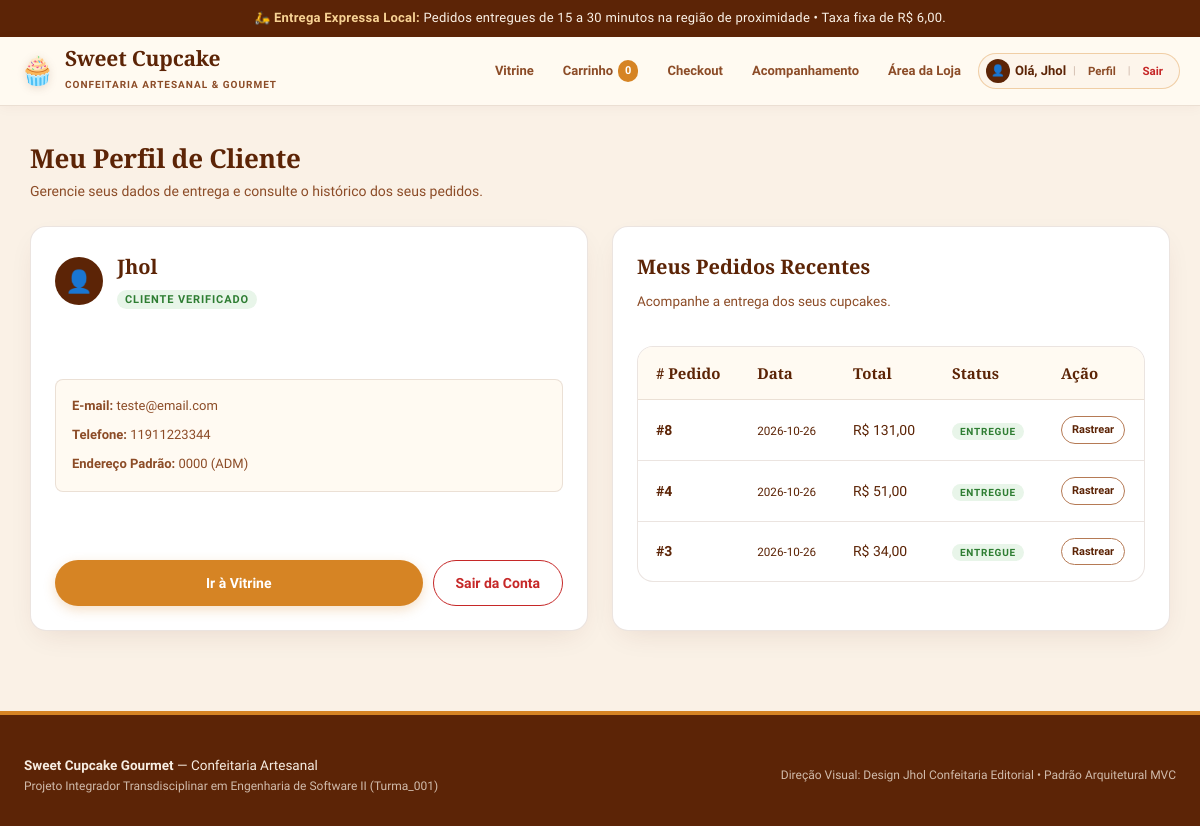
Page /conta (signed in) on the earlier database version.
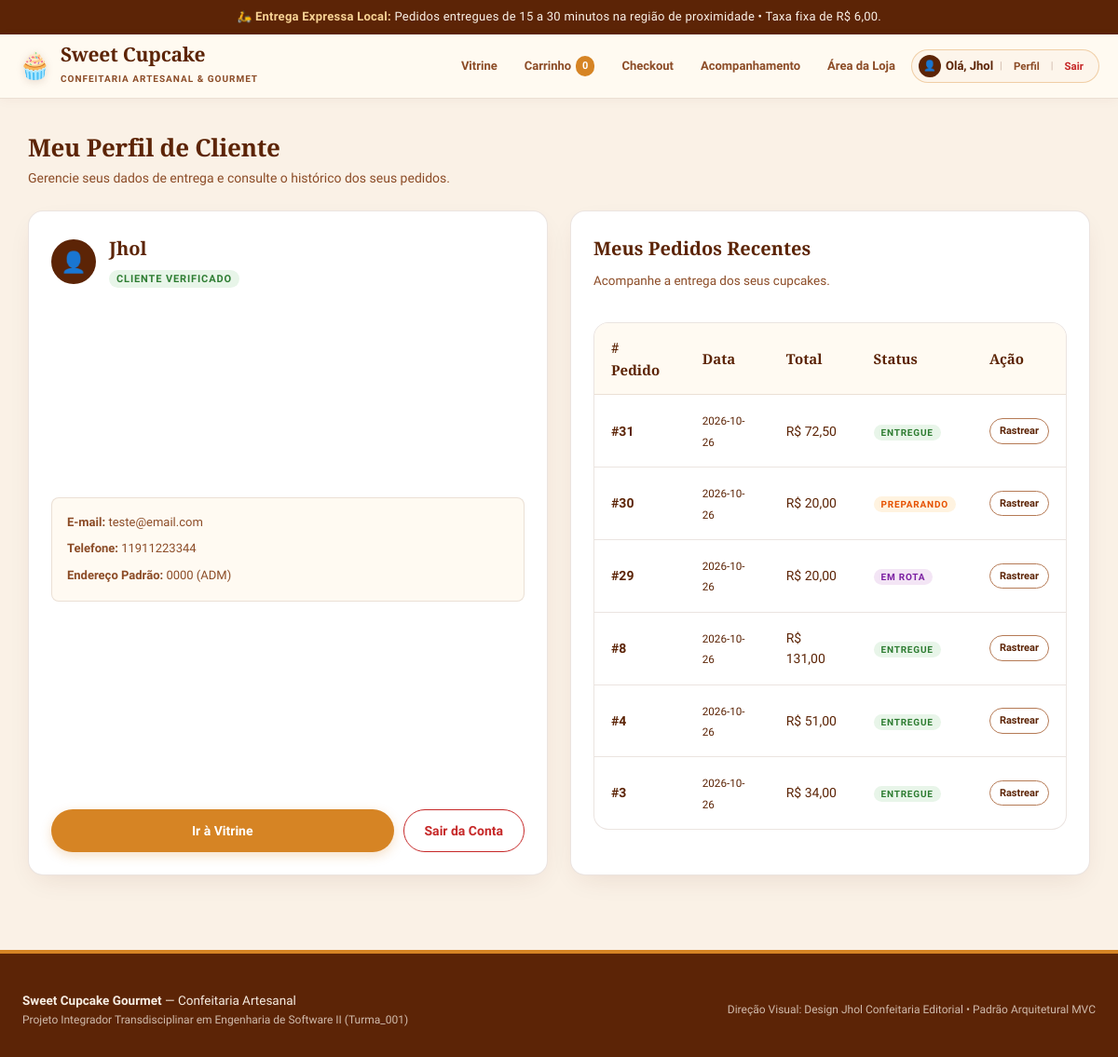
Same page on the later database version.
### tables this page shows
CREATE TABLE pedidos (
    id INTEGER PRIMARY KEY AUTOINCREMENT,
    cliente_id INTEGER NOT NULL,
    data_pedido DATETIME DEFAULT CURRENT_TIMESTAMP,
    valor_produtos DECIMAL(10, 2) NOT NULL CHECK (valor_produtos >= 0),
    taxa_entrega DECIMAL(10, 2) NOT NULL DEFAULT 6.00 CHECK (taxa_entrega >= 0),
    valor_total DECIMAL(10, 2) NOT NULL CHECK (valor_total > 0),
    forma_pagamento VARCHAR(20) NOT NULL CHECK (forma_pagamento IN ('PIX', 'CARTAO_CREDITO')),
    status_pagamento VARCHAR(20) NOT NULL DEFAULT 'PENDENTE' CHECK (status_pagamento IN ('PENDENTE', 'CONFIRMADO', 'RECUSADO')),
    status_entrega VARCHAR(20) NOT NULL DEFAULT 'RECEBIDO' CHECK (status_entrega IN ('RECEBIDO', 'PREPARANDO', 'EM_ROTA', 'ENTREGUE')),
    endereco_entrega VARCHAR(255) NOT NULL,
    prazo_estimado VARCHAR(30) DEFAULT '15 a 30 minutos',
    observacoes TEXT,
    FOREIGN KEY (cliente_id) REFERENCES clientes(id) ON DELETE RESTRICT
);

### controllers/routes.py (the view)
@routes_bp.route('/conta')
def conta():
    cliente_id = session.get('cliente_id')
    cliente = None
    pedidos = []
    if cliente_id:
        cliente = database.buscar_cliente_por_id(cliente_id)
        pedidos = database.listar_pedidos_cliente(cliente_id)
    return render_template('conta.html', cliente=cliente, pedidos=pedidos)

### models/database.py (called while the page is built)
def get_db_connection() -> sqlite3.Connection:
    conn = sqlite3.connect(DB_FILE)
    conn.execute("PRAGMA foreign_keys = ON;")
    conn.row_factory = sqlite3.Row
    return conn

def buscar_cliente_por_id(cliente_id: int) -> Optional[Dict[str, Any]]:
    conn = get_db_connection()
    cursor = conn.cursor()
    cursor.execute("SELECT id, nome, email, telefone, endereco_padrao FROM clientes WHERE id = ?;", (cliente_id,))
    row = cursor.fetchone()
    conn.close()
    return dict(row) if row else None

def listar_pedidos_cliente(cliente_id: int) -> List[Dict[str, Any]]:
    conn = get_db_connection()
    cursor = conn.cursor()
    cursor.execute(
        """
        SELECT * FROM pedidos
        WHERE cliente_id = ?
        ORDER BY id DESC;
        """,
        (cliente_id,)
    )
    rows = cursor.fetchall()
    conn.close()
    return [dict(r) for r in rows]

### templates/conta.html (shortened to what this page needs)
{% extends "base.html" %}
{% block content %}
{% if cliente %}
  <div class="section-title">
    <h2>Meu Perfil de Cliente</h2>
    <p>Gerencie seus dados de entrega e consulte o histórico dos seus pedidos.</p>
  </div>
  <div style="display: grid; grid-template-columns: repeat(auto-fit, minmax(320px, 1fr)); gap: 24px;">
    <div class="card-cupcake">
      <div style="display: flex; align-items: center; gap: 14px; margin-bottom: 20px;">
        <div class="user-avatar-circle" style="width: 48px; height: 48px; font-size: 22px;">👤</div>
        <div>
          <h3 style="margin-bottom: 2px;">{{ cliente.nome }}</h3>
          <span class="stock-tag" style="background:#e8f5e9; color:#2e7d32;">Cliente Verificado</span>
        </div>
      </div>
      <div style="background: var(--bg-surface); padding: 16px; border-radius: var(--radius-sm); border: 1px solid var(--borda); margin-bottom: 20px;">
        <p style="font-size: 13px; color: var(--marrom-medio); margin-bottom: 8px;">
          <strong>E-mail:</strong> {{ cliente.email }}
        </p>
        <p style="font-size: 13px; color: var(--marrom-medio); margin-bottom: 8px;">
          <strong>Telefone:</strong> {{ cliente.telefone or 'Não informado' }}
        </p>
        <p style="font-size: 13px; color: var(--marrom-medio);">
          <strong>Endereço Padrão:</strong> {{ cliente.endereco_padrao or 'Não informado' }}
        </p>
      </div>
      <div style="display: flex; gap: 10px;">
        <a href="{{ url_for('routes.index') }}" class="btn btn-mel" style="flex: 1;">Ir à Vitrine</a>
        <a href="{{ url_for('routes.logout') }}" class="btn btn-outline" style="color: var(--alerta-erro); border-color: var(--alerta-erro);">Sair da Conta</a>
      </div>
    </div>
    <div class="card-cupcake">
      <h3>Meus Pedidos Recentes</h3>
      <p class="card-desc">Acompanhe a entrega dos seus cupcakes.</p>
      {% if not pedidos %}
        <div class="alert-box alert-info" style="margin-top: 14px;">
          Você ainda não realizou nenhum pedido com esta conta.
        </div>
      {% else %}
        <div class="table-container" style="box-shadow: none; margin-top: 14px;">
          <table>
            <thead>
              <tr>
                <th># Pedido</th>
                <th>Data</th>
                <th>Total</th>
                <th>Status</th>
                <th>Ação</th>
              </tr>
            </thead>
            <tbody>
              {% for p in pedidos %}
              <tr>
                <td><strong>#{{ p.id }}</strong></td>
                <td><small>{{ p.data_pedido.split()[0] if p.data_pedido else 'Hoje' }}</small></td>
                <td>R$ {{ "%.2f"|format(p.valor_total)|replace('.', ',') }}</td>
                <td>
                  {% if p.status_entrega == 'RECEBIDO' %}
                    <span class="stock-tag" style="background:#e3f2fd; color:#1565c0; font-size:10px;">Recebido</span>
                  {% elif p.status_entrega == 'PREPARANDO' %}
                    <span class="stock-tag" style="background:#fff3e0; color:#e65100; font-size:10px;">Preparando</span>
                  {% elif p.status_entrega == 'EM_ROTA' %}
                    <span class="stock-tag" style="background:#f3e5f5; color:#7b1fa2; font-size:10px;">Em Rota</span>
                  {% else %}
                    <span class="stock-tag" style="background:#e8f5e9; color:#2e7d32; font-size:10px;">Entregue</span>
                  {% endif %}
                </td>
                <td>
                  <a href="{{ url_for('routes.rastreio', id=p.id) }}" class="btn btn-outline" style="padding: 4px 10px; font-size: 11px;">Rastrear</a>
                </td>
              </tr>
              {% endfor %}
            </tbody>
          </table>
        </div>
      {% endif %}
    </div>
  </div>
{% endif %}
{% endblock %}

Differences in the rows shown:
added pedidos: id "31", data_pedido "2026-10-26", valor_total "72,50", status_entrega "ENTREGUE"
added pedidos: id "30", data_pedido "2026-10-26", valor_total "20,00", status_entrega "PREPARANDO"
added pedidos: id "29", data_pedido "2026-10-26", valor_total "20,00", status_entrega "EM ROTA"
